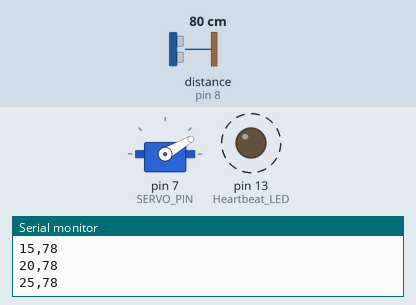
Recording of a sketch running on a simulated Arduino Uno, built with avr-gcc and run on an emulated ATmega328P. Shown: servo, output pins drawn as LEDs (lit = HIGH), the last lines printed to the serial monitor. Wiring (inferred from the names in the program): ultrasonic range finder: trigger pin 5; echo pin 8. Dashed ring = blinking. The test bench sets the inputs (shaded band); at power-on: distance to the obstacle (sensor on pin 8) 80 cm. The echo pulse lasts 58.3 µs per cm; pins used as bus, display or sensor lines are not drawn.

Above: at 2.2 s.
2.3 s: distance to the obstacle (sensor on pin 8) set to 2 cm
At 2.78 s:
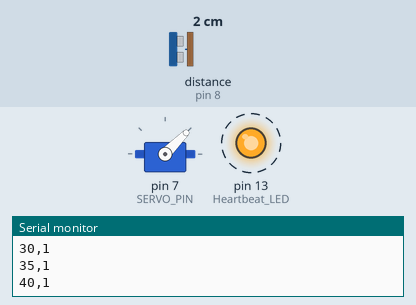
5.3 s: distance to the obstacle (sensor on pin 8) set to 18 cm
At 5.57 s:
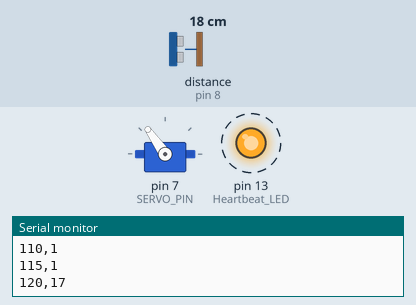
8.3 s: distance to the obstacle (sensor on pin 8) set to 4 cm
At 8.41 s:
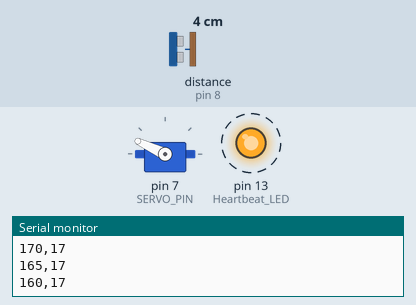
Timing chart, 0 to 17.3 s (numbered marks = the images above; inputs shaded):
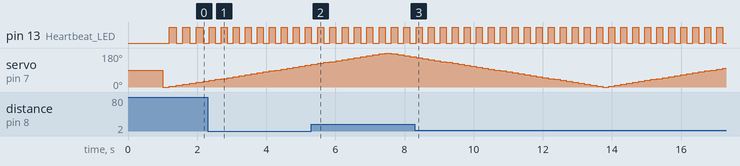

Measured:
- by itself, pin 13 (Heartbeat_LED): alternates HIGH for 0.17 s and LOW for 0.17 s

The sketch:

perception_sweep.ino
```cpp
#include <Servo.h>

// --- Pin Definitions ---
const int TRIG_PIN  = 5;
const int ECHO_PIN  = 8; // Moved from D6 to D8 to rule out faulty pin
const int SERVO_PIN = 7;

// --- Constants ---
const int STEP_SIZE = 5;
const int MIN_ANGLE = 0;
const int MAX_ANGLE = 180;
const int NUM_READINGS = 3;

Servo scanServo;

// --- State Variables ---
int currentAngle = 0;
int stepDirection = 1;
int readings[NUM_READINGS];
int readingIdx = 0;

void setup() {
  Serial.begin(9600);
  pinMode(TRIG_PIN, OUTPUT);
  pinMode(ECHO_PIN, INPUT);
  pinMode(LED_BUILTIN, OUTPUT); // Heartbeat LED

  scanServo.attach(SERVO_PIN);
  scanServo.write(90); // Start at center

  for (int i = 0; i < NUM_READINGS; i++) readings[i] = 0;
  delay(1000);
}

void loop() {
  scanServo.write(currentAngle);
  delay(120); // Slightly longer for servo stability

  // --- Median Filter (Take 5 readings, pick the middle) ---
  int filterBuffer[5];
  for(int i=0; i<5; i++) {
    digitalWrite(TRIG_PIN, LOW);
    delayMicroseconds(2);
    digitalWrite(TRIG_PIN, HIGH);
    delayMicroseconds(10);
    digitalWrite(TRIG_PIN, LOW);
    long duration = pulseIn(ECHO_PIN, HIGH, 30000);
    filterBuffer[i] = (duration == 0) ? 400 : (int)(duration * 0.034 / 2);
    delay(10);
  }

  // Simple Sort for Median
  for(int i=0; i<4; i++) {
    for(int j=i+1; j<5; j++) {
      if(filterBuffer[i] > filterBuffer[j]) {
        int temp = filterBuffer[i];
        filterBuffer[i] = filterBuffer[j];
        filterBuffer[j] = temp;
      }
    }
  }
  int medianDist = filterBuffer[2];

  // Output
  Serial.print(currentAngle);
  Serial.print(",");
  Serial.println(medianDist);

  // Update Angle
  currentAngle += (STEP_SIZE * stepDirection);
  if (currentAngle >= MAX_ANGLE) { currentAngle = MAX_ANGLE; stepDirection = -1; }
  else if (currentAngle <= MIN_ANGLE) { currentAngle = MIN_ANGLE; stepDirection = 1; }

  digitalWrite(LED_BUILTIN, !digitalRead(LED_BUILTIN));
}

// takeReading removed for simplicity
```
